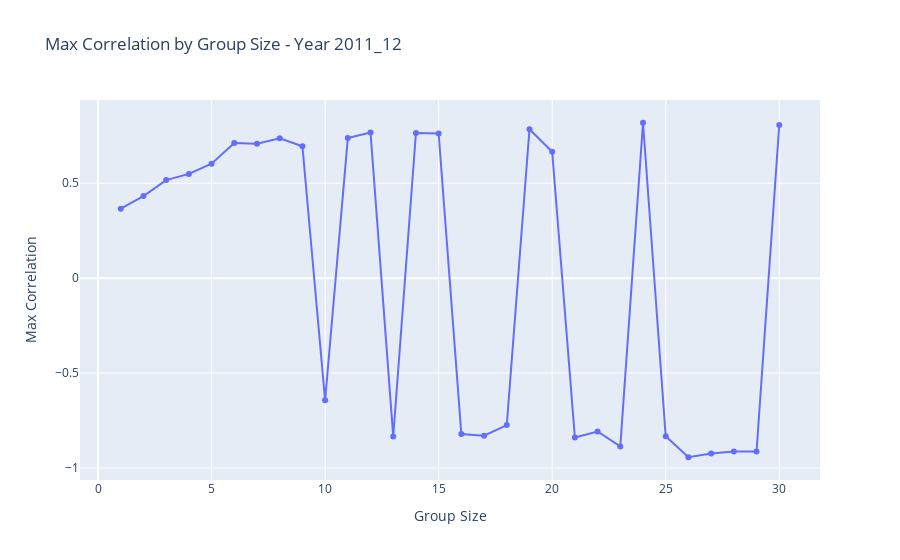
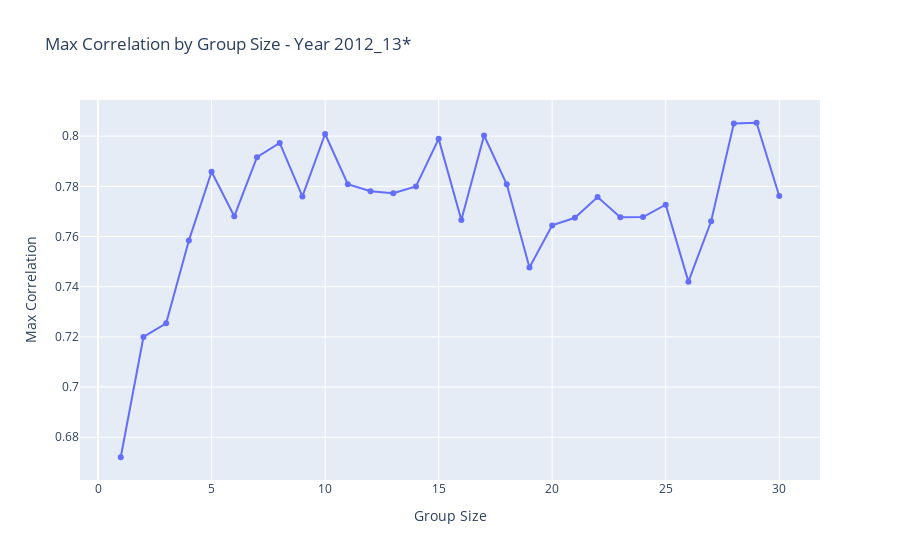
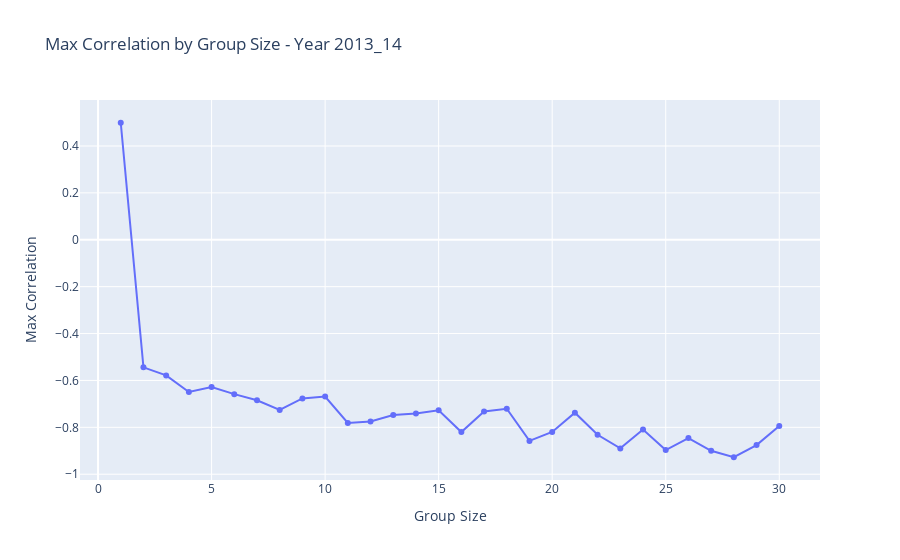
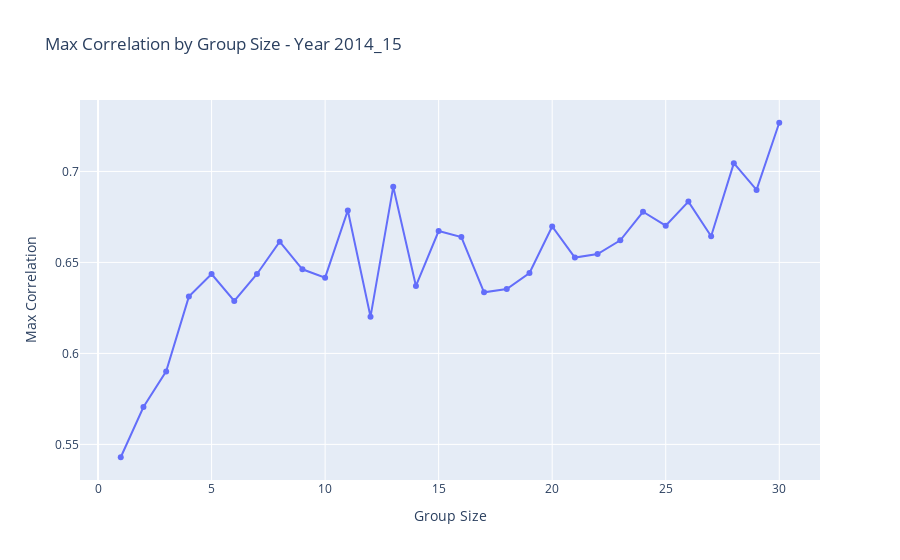

The notebook cell these images were saved under, in order:
### Markdown cell above
## Year-by-year

### Code cell
all_years = dengue_data.anoepid.unique()
all_years.sort()
max_correlation_dict = {}
for year in all_years:
    year_data = daily_dengue_data[daily_dengue_data_with_anoepid['anoepid'] == year]
    try:
        max_corr_year = []
        max_lag_year = []
        for i in range(1,31):
            offset_days = (daily_ovitraps_mean.index[0] - year_data.index[0]).days % i
            
            groups_dengue = generic.group_series(
                series = year_data,
                offset = offset_days,
                group_size = i,
                operation = "sum"
            )

            groups_ovitraps = generic.group_series(
                series = daily_ovitraps_mean,
                offset = 0,
                group_size = i,
                operation = "mean"
            )

            results = generic.max_correlation(groups_dengue, groups_ovitraps, max_lag = np.ceil(120/i).astype(int))

            max_lag_year.append(results[0])
            max_corr_year.append(results[1]) 

        # Plot tuple of max_lag_year and max_corr_year
        if year in epidemy_years:
            marker = '*'
        else:
            marker = '' 
        fig = go.Figure()
        fig.add_trace(go.Scatter(x=list(range(1,31)),
                    y=max_corr_year,
                    mode='markers+lines',
                    name='Max Correlation',
                    text=[f"corr={c:.2f}, lag={l}, group={g}" for c, l, g in zip(max_corr_year, max_lag_year, range(1, 31))],  
                    textposition='top center' ,
                    hoverinfo='text',

        ))
        fig.update_layout(title=f'Max Correlation by Group Size - Year {year}{marker}', 
                        xaxis_title='Group Size',
                        yaxis_title='Max Correlation')
        fig.show()

    except ValueError as e:
        print(f"Skipping year {year} due to error: {e}")
        continue

### Figure 1 — Plotly figure (JSON) as saved in the notebook; plotly's stock layout.template omitted (floating-point values rounded to 4 significant figures)
{"data": [{"hoverinfo": "text", "mode": "markers+lines", "name": "Max Correlation", "text": ["corr=0.37, lag=-1, group=1", "corr=0.43, lag=0, group=2", "corr=0.52, lag=0, group=3", "corr=0.55, lag=0, group=4", "corr=0.60, lag=-1, group=5", "corr=0.71, lag=0, group=6", "corr=0.71, lag=0, group=7", "corr=0.74, lag=0, group=8", "corr=0.70, lag=0, group=9", "corr=-0.64, lag=12, group=10", "corr=0.74, lag=0, group=11", "corr=0.77, lag=0, group=12", "corr=-0.84, lag=10, group=13", "corr=0.76, lag=0, group=14", "corr=0.76, lag=0, group=15", "corr=-0.82, lag=8, group=16", "corr=-0.83, lag=8, group=17", "corr=-0.77, lag=7, group=18", "corr=0.78, lag=0, group=19", "corr=0.67, lag=0, group=20", "corr=-0.84, lag=6, group=21", "corr=-0.81, lag=6, group=22", "corr=-0.89, lag=6, group=23", "corr=0.82, lag=0, group=24", "corr=-0.83, lag=5, group=25", "corr=-0.94, lag=5, group=26", "corr=-0.92, lag=5, group=27", "corr=-0.91, lag=5, group=28", "corr=-0.91, lag=5, group=29", "corr=0.81, lag=0, group=30"], "textposition": "top center", "type": "scatter", "x": [1, 2, 3, 4, 5, 6, 7, 8, 9, 10, 11, 12, 13, 14, 15, 16, 17, 18, 19, 20, 21, 22, 23, 24, 25, 26, 27, 28, 29, 30], "y": [0.3657, 0.4322, 0.5167, 0.5494, 0.6027, 0.7118, 0.7079, 0.7368, 0.6953, -0.6437, 0.7379, 0.7669, -0.8351, 0.7648, 0.7625, -0.8215, -0.8305, -0.7745, 0.7843, 0.6659, -0.8402, -0.808, -0.8869, 0.8188, -0.8331, -0.9438, -0.9244, -0.9129, -0.9135, 0.8072]}], "layout": {"title": {"text": "Max Correlation by Group Size - Year 2011_12"}, "xaxis": {"title": {"text": "Group Size"}}, "yaxis": {"title": {"text": "Max Correlation"}}}}

### Figure 2 — Plotly figure (JSON) as saved in the notebook; plotly's stock layout.template omitted (floating-point values rounded to 4 significant figures)
{"data": [{"hoverinfo": "text", "mode": "markers+lines", "name": "Max Correlation", "text": ["corr=0.67, lag=50, group=1", "corr=0.72, lag=25, group=2", "corr=0.73, lag=14, group=3", "corr=0.76, lag=12, group=4", "corr=0.79, lag=10, group=5", "corr=0.77, lag=8, group=6", "corr=0.79, lag=7, group=7", "corr=0.80, lag=6, group=8", "corr=0.78, lag=6, group=9", "corr=0.80, lag=5, group=10", "corr=0.78, lag=4, group=11", "corr=0.78, lag=4, group=12", "corr=0.78, lag=4, group=13", "corr=0.78, lag=4, group=14", "corr=0.80, lag=3, group=15", "corr=0.77, lag=3, group=16", "corr=0.80, lag=3, group=17", "corr=0.78, lag=3, group=18", "corr=0.75, lag=3, group=19", "corr=0.76, lag=3, group=20", "corr=0.77, lag=2, group=21", "corr=0.78, lag=2, group=22", "corr=0.77, lag=2, group=23", "corr=0.77, lag=2, group=24", "corr=0.77, lag=2, group=25", "corr=0.74, lag=2, group=26", "corr=0.77, lag=2, group=27", "corr=0.81, lag=2, group=28", "corr=0.81, lag=2, group=29", "corr=0.78, lag=2, group=30"], "textposition": "top center", "type": "scatter", "x": [1, 2, 3, 4, 5, 6, 7, 8, 9, 10, 11, 12, 13, 14, 15, 16, 17, 18, 19, 20, 21, 22, 23, 24, 25, 26, 27, 28, 29, 30], "y": [0.672, 0.72, 0.7254, 0.7584, 0.7858, 0.7681, 0.7916, 0.7973, 0.776, 0.8008, 0.7808, 0.778, 0.7773, 0.7799, 0.7989, 0.7666, 0.8003, 0.7808, 0.7477, 0.7644, 0.7675, 0.7757, 0.7677, 0.7677, 0.7727, 0.742, 0.7661, 0.8051, 0.8053, 0.7761]}], "layout": {"title": {"text": "Max Correlation by Group Size - Year 2012_13*"}, "xaxis": {"title": {"text": "Group Size"}}, "yaxis": {"title": {"text": "Max Correlation"}}}}

### Figure 3 — Plotly figure (JSON) as saved in the notebook; plotly's stock layout.template omitted (floating-point values rounded to 4 significant figures)
{"data": [{"hoverinfo": "text", "mode": "markers+lines", "name": "Max Correlation", "text": ["corr=0.50, lag=48, group=1", "corr=-0.54, lag=-60, group=2", "corr=-0.58, lag=-40, group=3", "corr=-0.65, lag=-30, group=4", "corr=-0.63, lag=-24, group=5", "corr=-0.66, lag=-20, group=6", "corr=-0.68, lag=-17, group=7", "corr=-0.73, lag=-15, group=8", "corr=-0.68, lag=-14, group=9", "corr=-0.67, lag=-12, group=10", "corr=-0.78, lag=-11, group=11", "corr=-0.78, lag=-10, group=12", "corr=-0.75, lag=-9, group=13", "corr=-0.74, lag=-9, group=14", "corr=-0.73, lag=-8, group=15", "corr=-0.82, lag=-8, group=16", "corr=-0.73, lag=-7, group=17", "corr=-0.72, lag=-7, group=18", "corr=-0.86, lag=-7, group=19", "corr=-0.82, lag=-6, group=20", "corr=-0.74, lag=-6, group=21", "corr=-0.83, lag=-6, group=22", "corr=-0.89, lag=-6, group=23", "corr=-0.81, lag=-5, group=24", "corr=-0.90, lag=-5, group=25", "corr=-0.85, lag=-5, group=26", "corr=-0.90, lag=-5, group=27", "corr=-0.93, lag=-5, group=28", "corr=-0.88, lag=-5, group=29", "corr=-0.79, lag=-4, group=30"], "textposition": "top center", "type": "scatter", "x": [1, 2, 3, 4, 5, 6, 7, 8, 9, 10, 11, 12, 13, 14, 15, 16, 17, 18, 19, 20, 21, 22, 23, 24, 25, 26, 27, 28, 29, 30], "y": [0.4991, -0.544, -0.5784, -0.6494, -0.6279, -0.6585, -0.6847, -0.726, -0.6767, -0.6685, -0.7813, -0.7751, -0.7474, -0.7412, -0.727, -0.8202, -0.7327, -0.7207, -0.8578, -0.8197, -0.7375, -0.8318, -0.8897, -0.8092, -0.8968, -0.8457, -0.9002, -0.9276, -0.8759, -0.794]}], "layout": {"title": {"text": "Max Correlation by Group Size - Year 2013_14"}, "xaxis": {"title": {"text": "Group Size"}}, "yaxis": {"title": {"text": "Max Correlation"}}}}

### Figure 4 — Plotly figure (JSON) as saved in the notebook; plotly's stock layout.template omitted (floating-point values rounded to 4 significant figures)
{"data": [{"hoverinfo": "text", "mode": "markers+lines", "name": "Max Correlation", "text": ["corr=0.54, lag=28, group=1", "corr=0.57, lag=14, group=2", "corr=0.59, lag=11, group=3", "corr=0.63, lag=8, group=4", "corr=0.64, lag=4, group=5", "corr=0.63, lag=5, group=6", "corr=0.64, lag=4, group=7", "corr=0.66, lag=4, group=8", "corr=0.65, lag=3, group=9", "corr=0.64, lag=2, group=10", "corr=0.68, lag=2, group=11", "corr=0.62, lag=3, group=12", "corr=0.69, lag=2, group=13", "corr=0.64, lag=2, group=14", "corr=0.67, lag=2, group=15", "corr=0.66, lag=2, group=16", "corr=0.63, lag=2, group=17", "corr=0.64, lag=2, group=18", "corr=0.64, lag=1, group=19", "corr=0.67, lag=2, group=20", "corr=0.65, lag=2, group=21", "corr=0.65, lag=1, group=22", "corr=0.66, lag=1, group=23", "corr=0.68, lag=1, group=24", "corr=0.67, lag=1, group=25", "corr=0.68, lag=1, group=26", "corr=0.66, lag=1, group=27", "corr=0.70, lag=1, group=28", "corr=0.69, lag=1, group=29", "corr=0.73, lag=1, group=30"], "textposition": "top center", "type": "scatter", "x": [1, 2, 3, 4, 5, 6, 7, 8, 9, 10, 11, 12, 13, 14, 15, 16, 17, 18, 19, 20, 21, 22, 23, 24, 25, 26, 27, 28, 29, 30], "y": [0.5429, 0.5705, 0.5901, 0.6312, 0.6436, 0.6288, 0.6436, 0.6614, 0.6462, 0.6416, 0.6786, 0.6202, 0.6915, 0.6371, 0.6673, 0.6639, 0.6336, 0.6353, 0.6442, 0.6697, 0.6527, 0.6546, 0.6622, 0.6778, 0.6702, 0.6834, 0.6644, 0.7045, 0.6899, 0.7268]}], "layout": {"title": {"text": "Max Correlation by Group Size - Year 2014_15"}, "xaxis": {"title": {"text": "Group Size"}}, "yaxis": {"title": {"text": "Max Correlation"}}}}
